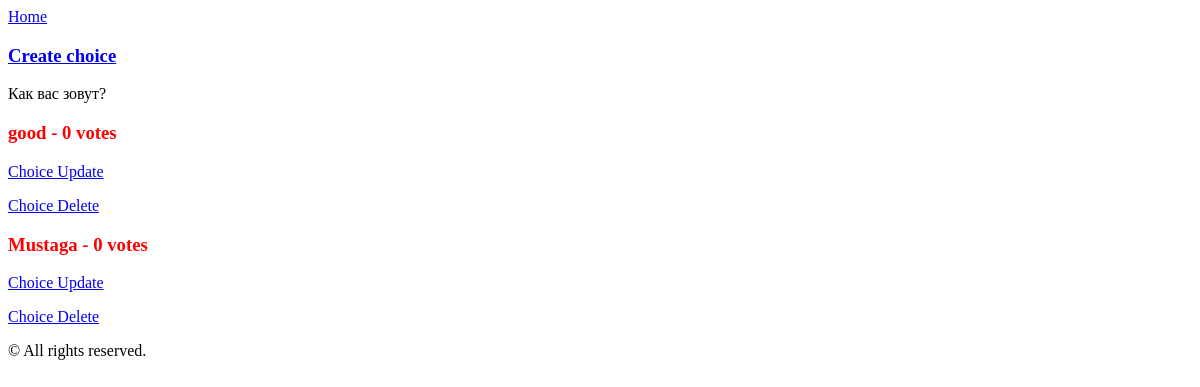
The app's page /polls/2/ with its own data.
### polls/models.py (models this page shows, shortened)
class Question(models.Model):
    question_text = models.CharField(max_length=100,
                                     unique=True,
                                     unique_for_date='date_time', null=False, blank=False)
    notes = GenericRelation('Note')
    date_time = models.DateTimeField("data published", auto_now_add=True)

class Choice(models.Model):
    question_text = models.ForeignKey(Question, on_delete=models.CASCADE)
    text_choice = models.CharField(max_length=200)
    votes = models.IntegerField(default=0)
    notes = GenericRelation('Note')
    def __str__(self) -> str:
        return f"{self.text_choice} - {self.votes} votes"

### polls/views.py (the view)
# urls.py: path('<int:question_id>/', views.QuesDetailView.as_view(), name='detail'),
class QuesDetailView(DetailView):
    model = Question
    pk_url_kwarg = 'question_id'
    template_name = 'polls/ques/question_detail.html'
    def get_context_data(self, **kwargs):
        context = super().get_context_data(**kwargs)
        ques = self.kwargs
        context['ch'] = Choice.objects.filter(question_text_id = ques['question_id'])
        return context

### templates/polls/ques/question_detail.html (shortened to what this page needs)
{% extends "polls/parent.html" %}
{% block content %}
    <a href="{%url 'polls:index'%}">Home</a>
    <div class="">
        <h3><a href="{%url 'polls:choice-create'%}">Create choice</a></h3>
        {{object.question_text}}
        {%if ch%}
            {%for c in ch%}
                <h3>{{c}}</h3>
                <p><a href="{%url 'polls:choice-update' c.id%}">Choice Update</a><p>
                <p><a href="{%url 'polls:choice-delete' c.id%}">Choice Delete</a></p>
            {%endfor%}
        {%else%}
                <h4 style="color: red;">There are no answers here yet</h4>
        {%endif%}
    </div>
{% endblock %}

### static/main.css (style rules this page uses)
h3 { color: red; }

### records on screen
Question: question_text "Как вас зовут?"
Choice: text_choice+votes "good - 0 votes"
Choice: text_choice+votes "Mustaga - 0 votes"
